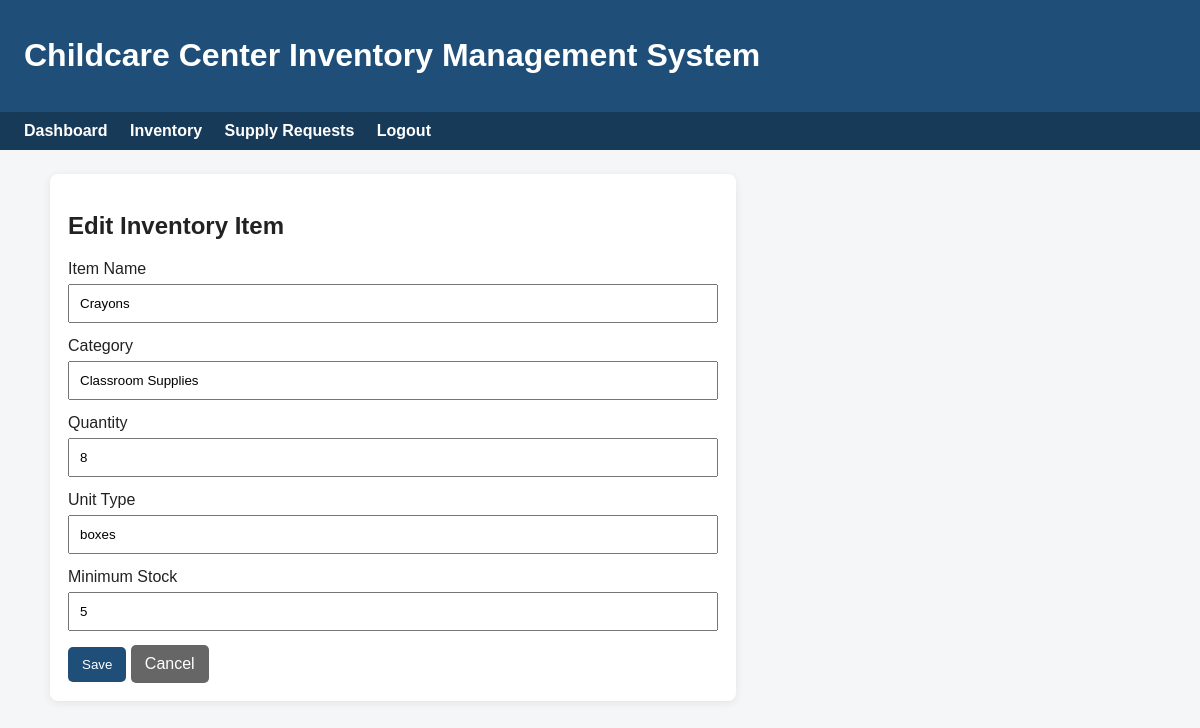
Page /inventory/4/edit (signed in) on the committed database.
### tables this page shows
CREATE TABLE inventory_items (
            id INTEGER PRIMARY KEY AUTOINCREMENT,
            name TEXT NOT NULL,
            category TEXT NOT NULL,
            quantity INTEGER NOT NULL CHECK(quantity >= 0),
            unit_type TEXT NOT NULL,
            minimum_stock INTEGER NOT NULL CHECK(minimum_stock >= 0),
            UNIQUE(name, category)
        );

### app.py (the view, shortened to what this page needs)
@app.route("/inventory/<int:item_id>/edit", methods=["GET", "POST"])
@login_required
@manager_required
def edit_item(item_id):
    conn = get_db()
    item = conn.execute("SELECT * FROM inventory_items WHERE id = ?", (item_id,)).fetchone()
    if not item:
        conn.close()
        flash("Inventory item not found.", "danger")
        return redirect(url_for("inventory"))
    conn.close()
    return render_template("item_form.html", item=item)

### app.py (called while the page is built)
def get_db():
    conn = sqlite3.connect(DB_PATH)
    conn.row_factory = sqlite3.Row
    return conn

def login_required(view):
    @wraps(view)
    def wrapped_view(*args, **kwargs):
        if "user" not in session:
            flash("Please log in first.", "warning")
            return redirect(url_for("login"))
        return view(*args, **kwargs)
    return wrapped_view

def manager_required(view):
    @wraps(view)
    def wrapped_view(*args, **kwargs):
        if session.get("role") not in ("admin", "manager"):
            flash("You do not have permission to access that page.", "danger")
            return redirect(url_for("dashboard"))
        return view(*args, **kwargs)
    return wrapped_view

### templates/item_form.html
{% extends "base.html" %}
{% block content %}
<div class="card" style="max-width: 650px;">
    <h2>{% if item %}Edit Inventory Item{% else %}Add Inventory Item{% endif %}</h2>
    <form method="post">
        <label>Item Name</label>
        <input name="name" required value="{{ item.name if item else '' }}">
        <label>Category</label>
        <input name="category" required value="{{ item.category if item else '' }}">
        <label>Quantity</label>
        <input name="quantity" type="number" min="0" required value="{{ item.quantity if item else 0 }}">
        <label>Unit Type</label>
        <input name="unit_type" required value="{{ item.unit_type if item else '' }}" placeholder="boxes, packs, rolls">
        <label>Minimum Stock</label>
        <input name="minimum_stock" type="number" min="0" required value="{{ item.minimum_stock if item else 0 }}">
        <button type="submit">Save</button>
        <a class="button secondary" href="{{ url_for('inventory') }}">Cancel</a>
    </form>
</div>
{% endblock %}

### templates/base.html (style rules this page uses)
body { font-family: Arial, sans-serif; margin: 0; background: #f4f6f8; color: #222; }
.card { background: white; padding: 18px; border-radius: 8px; box-shadow: 0 2px 8px rgba(0,0,0,.08); margin-bottom: 18px; }
input, select, textarea { width: 100%; padding: 10px; margin: 6px 0 14px; box-sizing: border-box; }
button, .button { background: #1f4e79; color: white; border: none; padding: 10px 14px; border-radius: 5px; cursor: pointer; text-decoration: none; display: inline-block; }
.button.secondary { background: #666; }

### rows in the picture
inventory_items: name "Crayons", category "Classroom Supplies", quantity "8", unit_type "boxes", minimum_stock "5"
